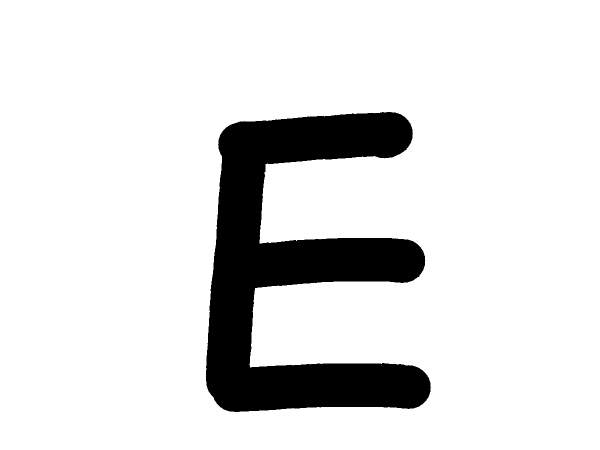
#> input picture e.png, 1200 x 900 px (shown at 1/2 size)
$ jupyter execute --allow-errors 'Handwritten Character Recognition with Neural Network.ipynb'   (shell and % lines are left out)
#> lines starting #> are read from the running program, lines starting #| are printed output that depends on the picture; after the words box and inside, x2 and y2 are one past the last pixel; in counts of white or black regions, pixels touching at a corner belong together
# Install

# IMPORT

[cell 1]
import matplotlib.pyplot as plt
import cv2
import numpy as np
from keras.models import Sequential
from keras.layers import Dense, Flatten, Conv2D, MaxPool2D, Dropout
from keras.optimizers import SGD, Adam
from keras.callbacks import ReduceLROnPlateau, EarlyStopping
from keras.utils import to_categorical
import pandas as pd
import numpy as np
from sklearn.model_selection import train_test_split
from sklearn.utils import shuffle

# Read the data

#> (a cell that did not finish here is left out)

# Split data into images and their labels:

#> (a cell that did not finish here is left out)

# Reshaping the data in the csv file so that it can be displayed as an image

#> (a cell that did not finish here is left out)

[cell 5]
word_dict = {0:'A',1:'B',2:'C',3:'D',4:'E',5:'F',6:'G',7:'H',8:'I',9:'J',10:'K',11:'L',12:'M',13:'N',14:'O',15:'P',16:'Q',17:'R',18:'S',19:'T',20:'U',21:'V',22:'W',23:'X', 24:'Y',25:'Z'}

# Plotting the number of alphabets in the dataset

#> (a cell that did not finish here is left out)

# Shuffling the data

#> (a cell that did not finish here is left out)

# Data Reshaping

# Reshaping the training & test dataset so that it can be put in the model

#> (a cell that did not finish here is left out)

#> (a cell that did not finish here is left out)

# The model created is as follows:

#> (a cell that did not finish here is left out)

# Compiling & Fitting Model

#> (a cell that did not finish here is left out)

#> (a cell that did not finish here is left out)

# Getting the Train & Validation Accuracies & Losses

#> (a cell that did not finish here is left out)

# Doing Some Predictions on Test Data

[cell 14]
fig, axes = plt.subplots(3,3, figsize=(8,9))
axes = axes.flatten()

#> (the rest of this cell did not finish here and is left out)

# Doing Prediction on External Image

[cell 15]
img = cv2.imread("e.png")
#> img is the input picture: shape (900, 1200, 3); 87.6% white; 1 black region, box (x1, y1, x2, y2) and area: (412, 224, 862, 824) 134044
img_copy = img.copy()

img = cv2.cvtColor(img, cv2.COLOR_BGR2RGB)
img = cv2.resize(img, (400,440))
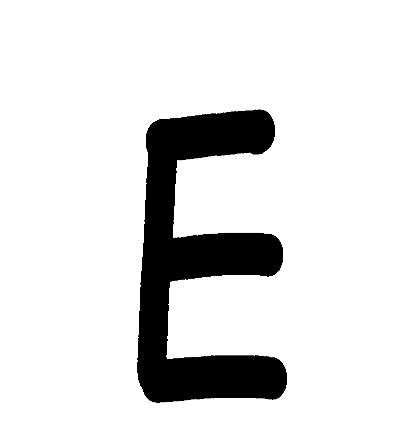
#> img: shape (440, 400, 3); min 0, max 255, mean 223.4

[cell 16]
img_copy = cv2.GaussianBlur(img_copy, (7,7), 0)
img_gray = cv2.cvtColor(img_copy, cv2.COLOR_BGR2GRAY)
_, img_thresh = cv2.threshold(img_gray, 100, 255, cv2.THRESH_BINARY_INV)
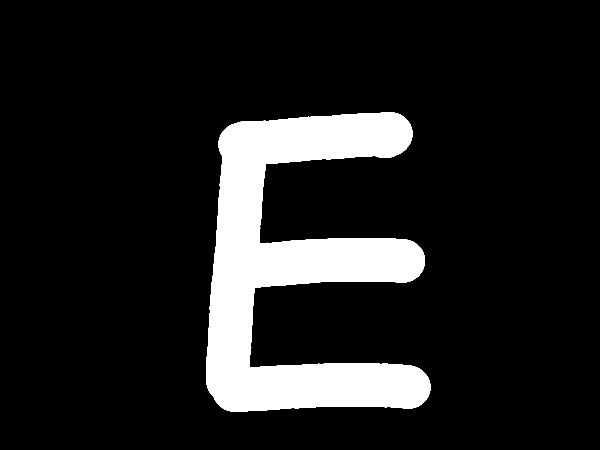
#> img_thresh: shape (900, 1200) (shown at 1/2 size); 12.4% white; 1 white region, box (x1, y1, x2, y2) and area: (412, 224, 861, 824) 133396

img_final = cv2.resize(img_thresh, (28,28))
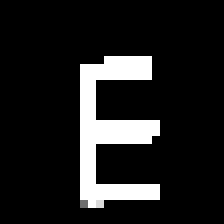
#> img_final: shape (28, 28) (shown 8 times larger); min 0, max 255, mean 31
img_final =np.reshape(img_final, (1,28,28,1))
